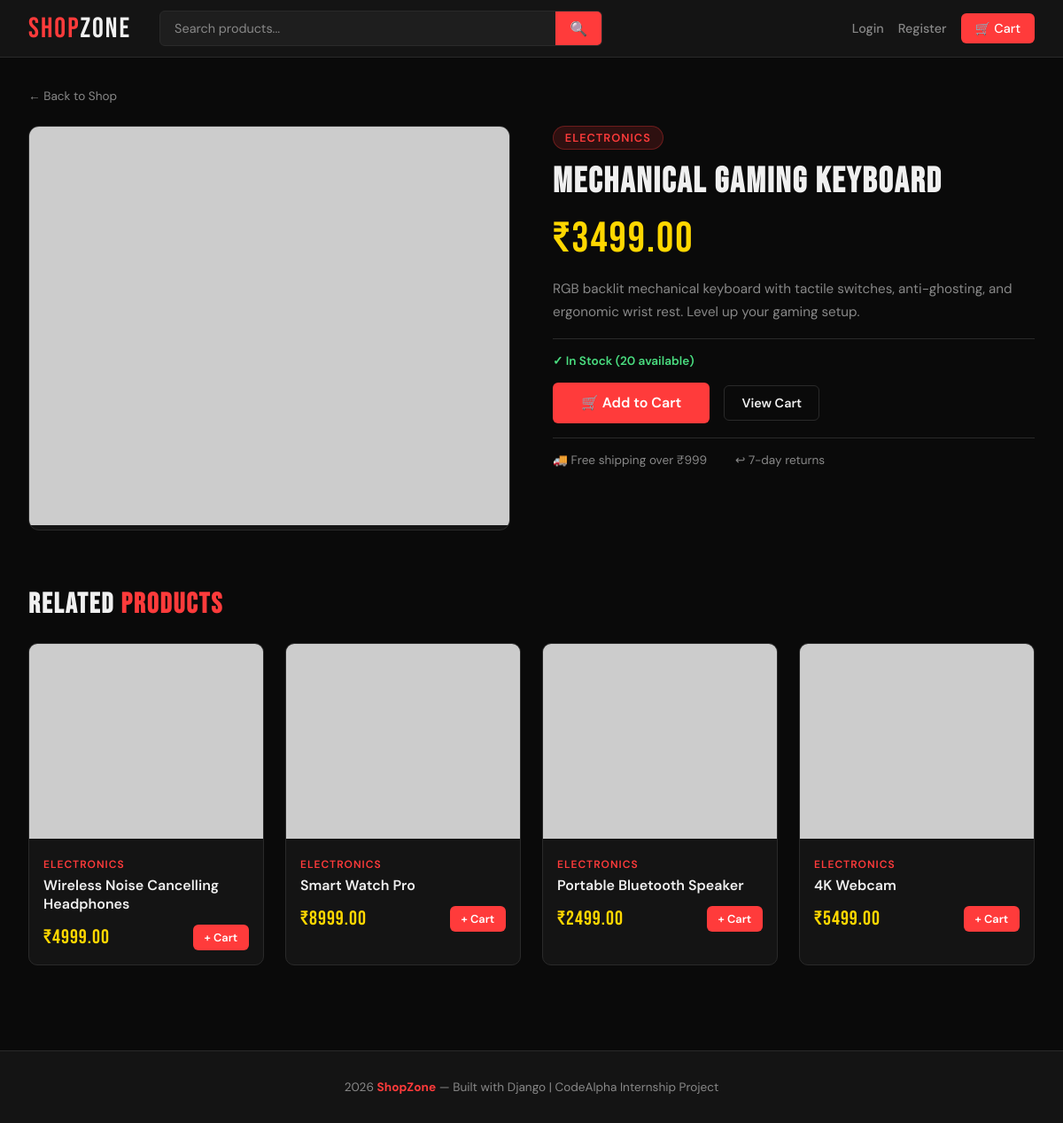
Page /product/3/ on the committed database.
### store/models.py (models this page shows, shortened)
class Product(models.Model):
    name = models.CharField(max_length=200)
    category = models.ForeignKey(Category, on_delete=models.CASCADE, related_name='products')
    description = models.TextField()
    price = models.DecimalField(max_digits=10, decimal_places=2)
    image_url = models.URLField(max_length=500, blank=True, default='')
    stock = models.PositiveIntegerField(default=10)
    created_at = models.DateTimeField(auto_now_add=True)
    is_featured = models.BooleanField(default=False)

class Category(models.Model):
    name = models.CharField(max_length=100)
    slug = models.SlugField(unique=True)
    class Meta:
        verbose_name_plural = "Categories"

### store/views.py (the view)
# urls.py: path('product/<int:pk>/', views.product_detail, name='product_detail'),
def product_detail(request, pk):
    product = get_object_or_404(Product, pk=pk)
    related = Product.objects.filter(category=product.category).exclude(pk=pk)[:4]
    return render(request, 'store/product_detail.html', {
        'product': product,
        'related': related,
    })

### store/templates/store/product_detail.html (shortened to what this page needs)
{% extends 'store/base.html' %}
{% block content %}
<div style="margin-bottom:1.5rem;">
    <a href="/" style="color:var(--muted);text-decoration:none;font-size:0.85rem;">← Back to Shop</a>
</div>
<div class="product-detail">
    <div class="product-img-wrap">
        <img src="{{ product.image_url }}" alt="{{ product.name }}"
             onerror="this.src='https://via.placeholder.com/600x450/1E1E1E/FF3B3B?text={{ product.name|urlencode }}'">
    </div>
    <div class="product-info">
        <div>
            <span class="product-category-tag">{{ product.category.name }}</span>
        </div>
        <h1 class="product-title">{{ product.name }}</h1>
        <div class="product-price">₹{{ product.price }}</div>
        <p class="product-desc">{{ product.description }}</p>
        <div class="divider"></div>
        {% if product.stock > 0 %}
            {% if product.stock > 5 %}
                <div class="stock-badge in-stock">✓ In Stock ({{ product.stock }} available)</div>
            {% else %}
                <div class="stock-badge low-stock">⚠ Only {{ product.stock }} left!</div>
            {% endif %}
            <form method="POST" action="/cart/add/{{ product.pk }}/">
                <div style="display:flex;gap:1rem;align-items:center;flex-wrap:wrap;">
                    <button type="submit" class="btn btn-primary" style="font-size:1rem;padding:0.8rem 2rem;">
                        🛒 Add to Cart
                    </button>
                    <a href="/cart/" class="btn btn-outline">View Cart</a>
                </div>
            </form>
        {% else %}
            <div class="stock-badge out-of-stock">✕ Out of Stock</div>
        {% endif %}
        <div class="divider"></div>
        <div style="display:flex;gap:2rem;font-size:0.85rem;color:var(--muted);">
            <div>🚚 Free shipping over ₹999</div>
            <div>↩ 7-day returns</div>
        </div>
    </div>
</div>
{% if related %}
<div>
    <h2 class="section-heading">RELATED <span>PRODUCTS</span></h2>
    <div class="products-grid">
        {% for p in related %}
        <div class="product-card">
            <a href="/product/{{ p.pk }}/">
                <img src="{{ p.image_url }}" alt="{{ p.name }}"
                     onerror="this.src='https://via.placeholder.com/400x300/1E1E1E/FF3B3B?text={{ p.name|urlencode }}'">
            </a>
            <div class="product-card-body">
                <div class="product-card-category">{{ p.category.name }}</div>
                <a href="/product/{{ p.pk }}/" class="product-card-name">{{ p.name }}</a>
                <div class="product-card-footer">
                    <div class="product-card-price">₹{{ p.price }}</div>
                    <form method="POST" action="/cart/add/{{ p.pk }}/">
                        <button type="submit" class="btn btn-primary" style="padding:0.4rem 0.8rem;font-size:0.8rem;">+ Cart</button>
                    </form>
                </div>
            </div>
        </div>
        {% endfor %}
    </div>
</div>
{% endif %}
{% endblock %}

### store/templates/store/base.html (style rules this page uses)
*, *::before, *::after { margin: 0; padding: 0; box-sizing: border-box; }
:root { --primary: #FF3B3B; --primary-dark: #CC0000; --bg: #0A0A0A; --surface: #141414; --surface2: #1E1E1E; --border: #2A2A2A; --text: #F0F0F0; --muted: #888; --accent: #FFD700; }
body { font-family: 'DM Sans', sans-serif; background: var(--bg); color: var(--text); min-height: 100vh; }
.btn { display: inline-flex; align-items: center; gap: 0.4rem; padding: 0.6rem 1.2rem; border-radius: 6px; font-family: 'DM Sans', sans-serif; font-size: 0.9rem; font-weight: 600; cursor: pointer; border: none; text-decoration: none; transition: all 0.2s; }
.btn-primary { background: var(--primary); color: white; }
.btn-outline { background: transparent; color: var(--text); border: 1px solid var(--border); }
.products-grid { display: grid; grid-template-columns: repeat(auto-fill, minmax(240px, 1fr)); gap: 1.5rem; }
.product-card { background: var(--surface); border: 1px solid var(--border); border-radius: 10px; overflow: hidden; transition: transform 0.2s, border-color 0.2s; }
.product-card img { width: 100%; height: 220px; object-fit: cover; }
.product-card-body { padding: 1rem; }
.product-card-category { font-size: 0.75rem; color: var(--primary); text-transform: uppercase; letter-spacing: 1px; font-weight: 600; }
.product-card-name { font-size: 1rem; font-weight: 600; margin: 0.3rem 0; color: var(--text); text-decoration: none; display: block; }
.product-card-price { font-family: 'Bebas Neue', sans-serif; font-size: 1.4rem; color: var(--accent); letter-spacing: 1px; }
.product-card-footer { display: flex; align-items: center; justify-content: space-between; margin-top: 0.8rem; }
.section-heading { font-family: 'Bebas Neue', sans-serif; font-size: 2rem; letter-spacing: 2px; color: var(--text); margin-bottom: 1.5rem; }
.section-heading span { color: var(--primary); }

### store/templates/store/product_detail.html (style rules this page uses)
.product-detail { display: grid; grid-template-columns: 1fr 1fr; gap: 3rem; margin-bottom: 4rem; }
.product-img-wrap { border-radius: 12px; overflow: hidden; border: 1px solid var(--border); background: var(--surface); }
.product-img-wrap img { width: 100%; height: 450px; object-fit: cover; }
.product-info { display: flex; flex-direction: column; gap: 1rem; }
.product-category-tag { display: inline-block; background: rgba(255,59,59,0.15); border: 1px solid rgba(255,59,59,0.3); color: var(--primary); padding: 0.25rem 0.8rem; border-radius: 20px; font-size: 0.8rem; text-transform: uppercase; letter-spacing: 1px; font-weight: 600; }
.product-title { font-family: 'Bebas Neue', sans-serif; font-size: 2.5rem; letter-spacing: 2px; line-height: 1; }
.product-price { font-family: 'Bebas Neue', sans-serif; font-size: 3rem; color: var(--accent); letter-spacing: 2px; }
.product-desc { color: var(--muted); line-height: 1.7; font-size: 0.95rem; }
.stock-badge { display: inline-flex; align-items: center; gap: 0.4rem; font-size: 0.85rem; font-weight: 600; }
.in-stock { color: #4ade80; }
.divider { height: 1px; background: var(--border); }

### rows in the picture
Product: category.name "ELECTRONICS", name "Mechanical Gaming Keyboard", price "3499.00", description "RGB backlit mechanical keyboard with tactile switches, anti-ghosting, and ergonomic wrist rest. Level up your gaming setup.", stock "20"
Product: category.name "ELECTRONICS", name "Wireless Noise Cancelling Headphones", price "4999.00"
Product: category.name "ELECTRONICS", name "Smart Watch Pro", price "8999.00"
Product: category.name "ELECTRONICS", name "Portable Bluetooth Speaker", price "2499.00"
Product: category.name "ELECTRONICS", name "4K Webcam", price "5499.00"
